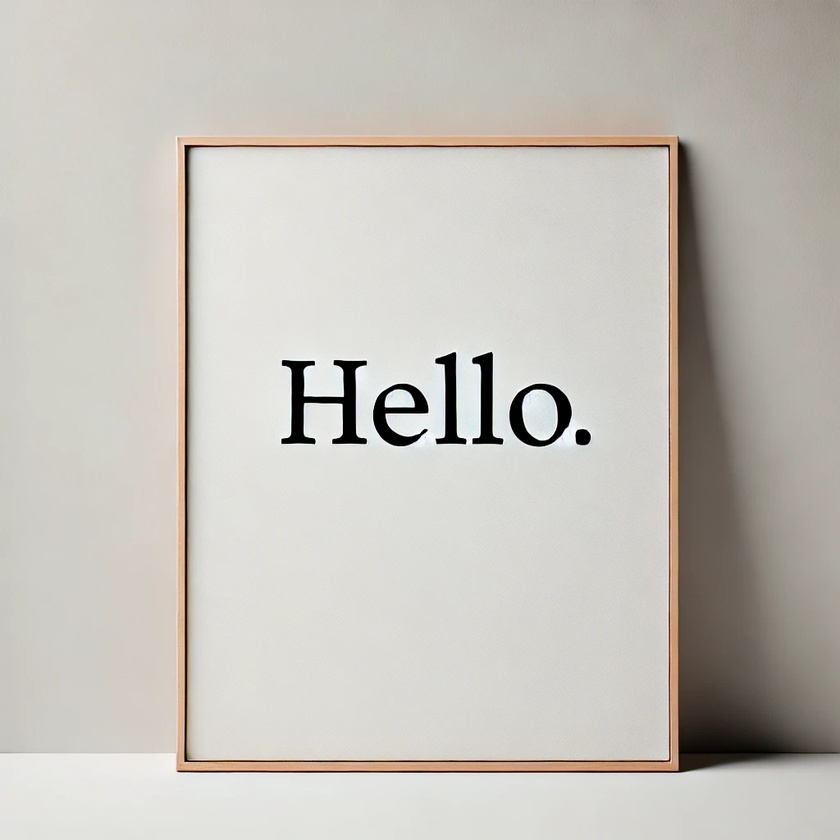
#> input picture Learn/Opencv-python/sample.jpg, 840 x 840 px, shrunk from 1024 x 1024 before the run, given in place of the camera
$ python detecting-lines.py
#> lines starting #> are read from the running program, lines starting #| are printed output that depends on the picture; after the words box and inside, x2 and y2 are one past the last pixel; in counts of white or black regions, pixels touching at a corner belong together
import cv2
import numpy as np

# Initialize the webcam
cap = cv2.VideoCapture(0)

while True:
    ret, img = cap.read()
#> img is the input picture: shape (840, 840, 3); mean B, G, R 186.5, 193.4, 196.9
    if not ret:
        break

    gray = cv2.cvtColor(img, cv2.COLOR_BGR2GRAY)
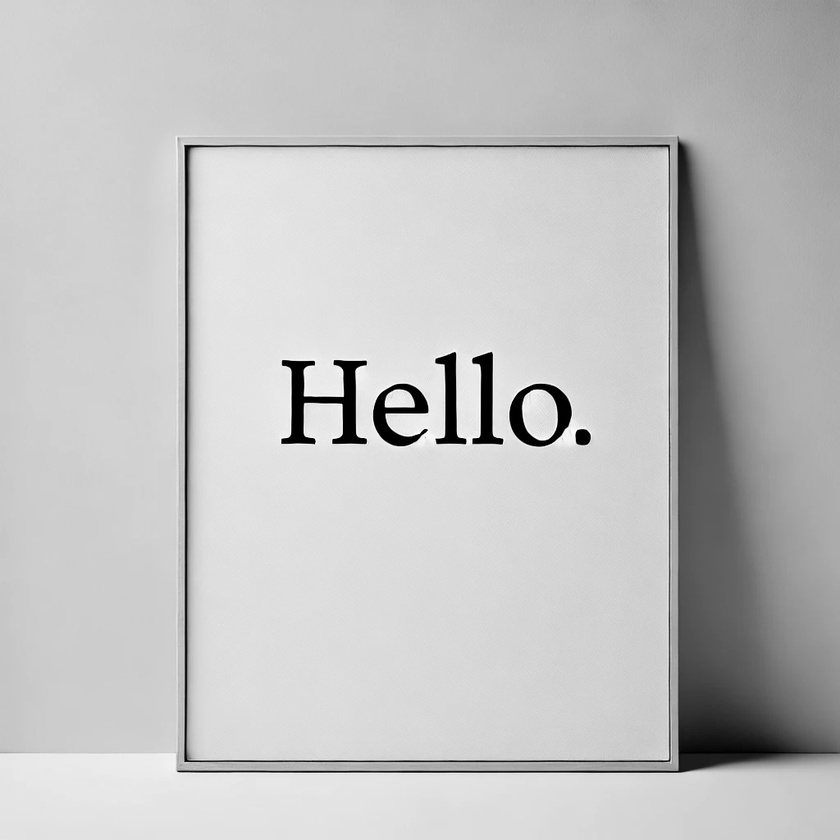
#> gray: shape (840, 840); min 0, max 255, mean 193.7
    edges = cv2.Canny(gray, 50, 150, apertureSize=3)
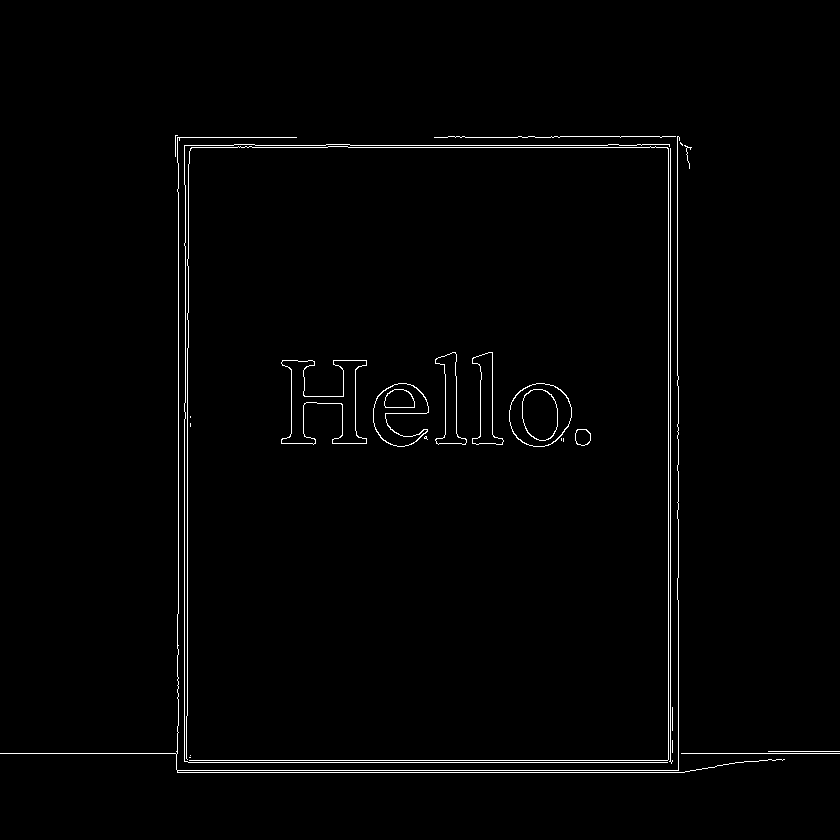
#> edges: shape (840, 840); 1.4% white in thin lines or dots, all inside (x1, y1, x2, y2) = (0, 135, 840, 773)

    lines = cv2.HoughLines(edges, 1, np.pi / 180, 200)
#> lines = 14 rows, first 8: [670, 0], [668, 0], [770, 1.57], [772, 1.57], [178, 0], [760, 1.57], [762, 1.57], [147, 1.57]

    if lines is not None:
        for r_theta in lines:
            arr = np.array(r_theta[0], dtype=np.float64)
            r, theta = arr
            a, b = np.cos(theta), np.sin(theta)
            x0, y0 = a * r, b * r
            x1, y1 = int(x0 + 1000 * (-b)), int(y0 + 1000 * (a))
            x2, y2 = int(x0 - 1000 * (-b)), int(y0 - 1000 * (a))

            cv2.line(img, (x1, y1), (x2, y2), (0, 0, 255), 2)
#> this loop made 14 passes
#> (r, theta, a, b, x0, y0, x1, y1) on passes 1 to 12: (670, 0, 1, 0, 670, 0, 670, 1000), (668, 0, 1, 0, 668, 0, 668, 1000), (770, 1.57, -4.37e-08, 1, -3.37e-05, 770, -1000, 769), (772, 1.57, -4.37e-08, 1, -3.37e-05, 772, -1000, 771), (178, 0, 1, 0, 178, 0, 178, 1000), (760, 1.57, -4.37e-08, 1, -3.32e-05, 760, -1000, 759), (762, 1.57, -4.37e-08, 1, -3.33e-05, 762, -1000, 761), (147, 1.57, -4.37e-08, 1, -6.43e-06, 147, -1000, 146), (145, 1.57, -4.37e-08, 1, -6.34e-06, 145, -1000, 144), (184, 0, 1, 0, 184, 0, 184, 1000), (187, 0, 1, 0, 187, 0, 187, 1000), (678, 0, 1, 0, 678, 0, 678, 1000)
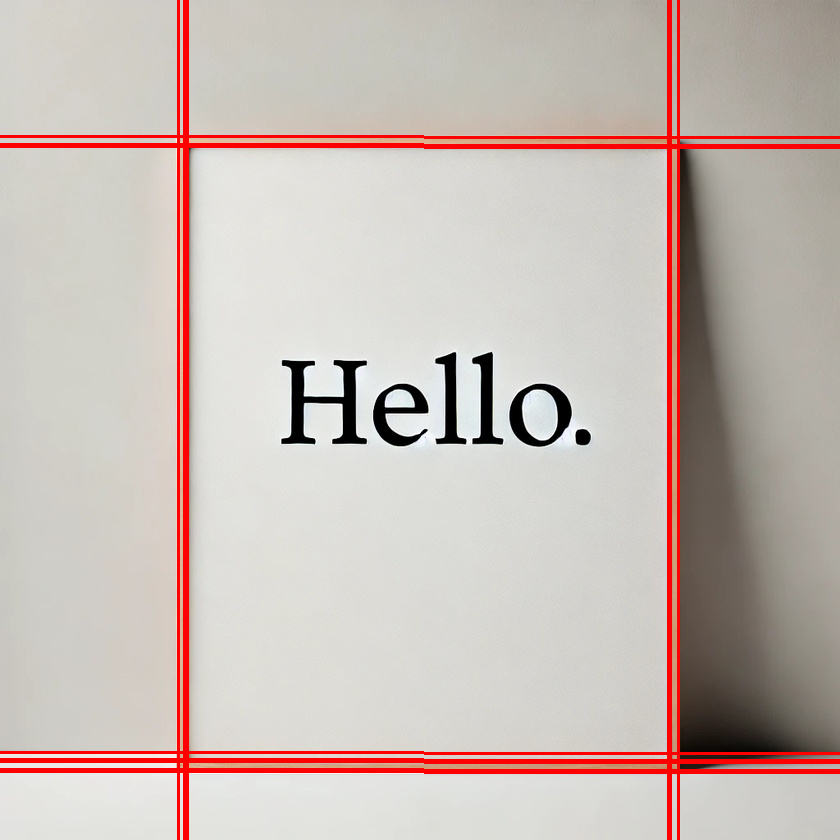
#> img: shape (840, 840, 3); 4.47% of pixels changed, all inside (x1, y1, x2, y2) = (0, 0, 840, 840)

    cv2.imshow('Lines Detected', img)

    # Press 'q' to exit
    if cv2.waitKey(1) & 0xFF == ord('q'):
#> (key q is pressed here)
        break

# Release resources
cap.release()
cv2.destroyAllWindows()
